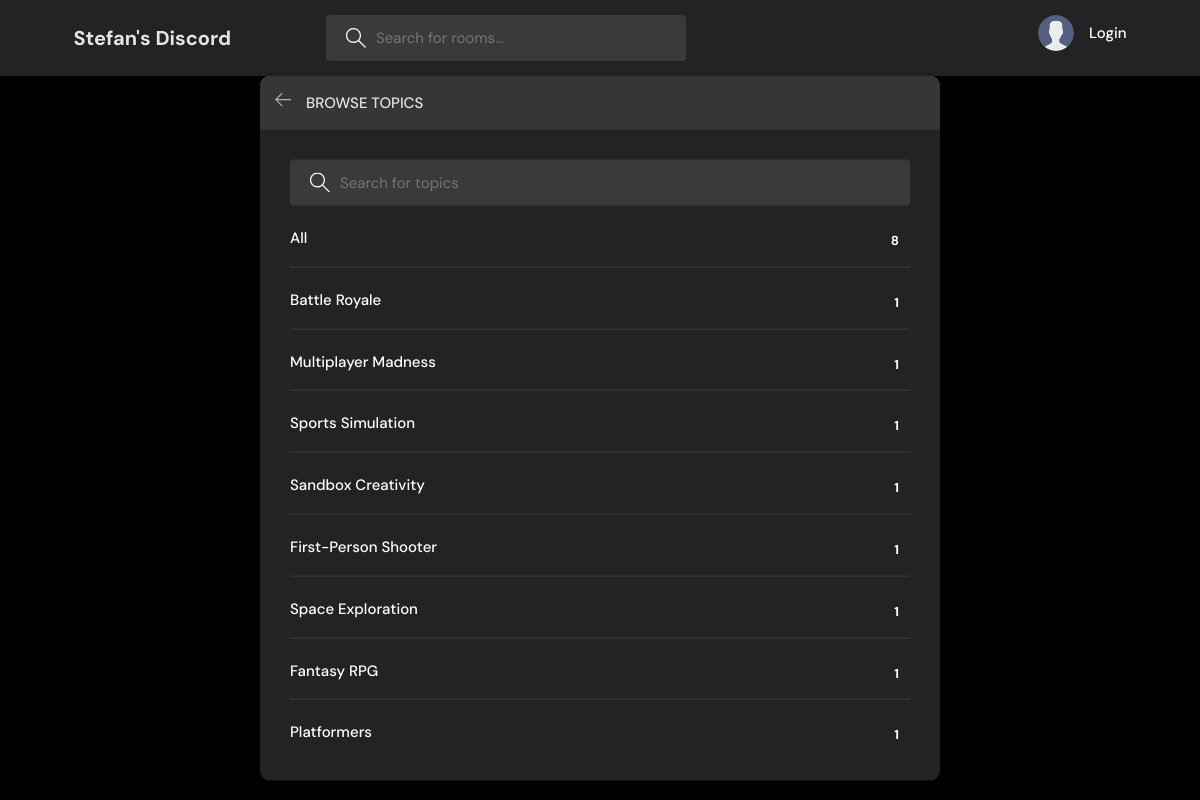
Page /topics/ on the committed database.
### base/models.py (models this page shows, shortened)
class Topic(models.Model):
    name = models.CharField(max_length=200)

### base/views.py (the view)
# urls.py: path('topics/', views.topicsPage, name="topics"),
def topicsPage(request):
    if request.GET.get('q') != None:
        q= request.GET.get('q')
    else:
        q = ''
    topics = Topic.objects.filter(name__icontains=q)
    return render(request, 'base/topics.html', {'topics': topics})

### base/templates/base/topics.html (shortened to what this page needs)
{% extends 'main.html' %}
{% block content %}
<main class="create-room layout">
  <div class="container">
    <div class="layout__box">
      <div class="layout__boxHeader">
        <div class="layout__boxTitle">
          <a href="{% url 'home' %}">
            <svg version="1.1" xmlns="http://www.w3.org/2000/svg" width="32" height="32" viewBox="0 0 32 32">
              <title>arrow-left</title>
              <path
                d="M13.723 2.286l-13.723 13.714 13.719 13.714 1.616-1.611-10.96-10.96h27.625v-2.286h-27.625l10.965-10.965-1.616-1.607z">
              </path>
            </svg>
          </a>
          <h3>Browse Topics</h3>
        </div>
      </div>
      <div class="topics-page layout__body">
        <form action="" method="GET" class="header__search">
          <label>
            <input name="q" placeholder="Search for topics" />
          </label>
        </form>
        <ul class="topics__list">
          <li>
            <a href="{% url 'topics' %}" class="active">All <span>{{topics.count}}</span></a>
          </li>
          {% for topic in topics %}
          <li>
            <a href="{% url 'home'%}?q={{topic.name}}">{{topic.name}} <span>{{topic.room_set.all.count}}</span></a>
          </li>
          {% endfor %}
        </ul>
      </div>
    </div>
  </div>
</main>
{% endblock content %}

### static/styles/gameHubStyle.css (style rules this page uses)
:root { --color-main: #b3b3b3; --color-main-light: #e1f6fb; --color-dark: #232323; --color-dark-medium: #3a3a3a; --color-dark-light: #363636; --color-light: #e5e5e5; --color-gray: #ffffff; --color-light-gray: #ffffff; --color-bg: #000000; --color-success: #5dd693; --color-error: #fc4b0b; }
* { font-family: "DM Sans", -apple-system, BlinkMacSystemFont, "Segoe UI", Roboto, Oxygen, Ubuntu, Cantarell, "Open Sans", "Helvetica Neue", sans-serif; margin: 0; padding: 0; box-sizing: border-box; text-rendering: optimizeLegibility; font-size: inherit; }
html { font-size: 56.25%; }
@media only screen and (min-width: 1200px) { html { font-size: 62.5%; } }
body { line-height: 1.6; font-weight: 400; font-size: 1.5rem; color: var(--color-light-gray); background-color: var(--color-bg); min-height: 100vh; }
a { display: inline-block; color: var(--color-main); text-decoration: none; }
.container { max-width: 120rem; width: 90%; margin: auto; }
.header__search > label { background-color: var(--color-dark-medium); padding: 1.3rem 1rem; display: flex; align-items: center; gap: 1rem; border-radius: 4px; }
.header__search svg { fill: var(--color-gray); width: 2rem; height: 2rem; margin-left: 1rem; }
.header__search input { width: 30rem; background: transparent; border: none; outline: none; color: var(--color-light); }
.layout { margin-top: 2.4rem; }
.layout > .container { display: flex; justify-content: space-between; align-items: flex-start; }
.layout__box { width: 90%; max-width: 48rem; min-height: 40rem; position: absolute; top: 50%; left: 50%; transform: translate(-50%, -46%); background-color: var(--color-dark); border-radius: 1rem; box-shadow: 1px 1px 6px 3px rgba(0, 0, 0, 0.1); overflow: hidden; }
.layout__boxHeader { display: flex; padding: 1.5rem; background-color: var(--color-dark-light); }
.layout__boxTitle { display: flex; gap: 1.5rem; align-items: center; }
.layout__boxTitle h3 { text-transform: uppercase; font-weight: 500; color: var(--color-light); }
.layout__boxTitle svg { width: 1.6rem; height: 1.6rem; fill: var(--color-main); }
.layout__body { margin: 3rem; }
.topics__list { list-style: none; }
.topics__list li a { display: flex; justify-content: space-between; margin-bottom: 3rem; font-weight: 500; color: var(--color-light-gray); transition: all 0.3s ease-in-out; }
.topics__list li a.active, .topics__list li a:hover { color: var(--color-grey); }
.topics__list li a span { padding: 0.5rem 1rem; background-color: var(--color-dark); border-radius: 15px; font-size: 1.3rem; font-weight: 700; letter-spacing: 1px; }
.topics-page .topics__list li:not(:last-child) a { margin: 2rem 0; padding-bottom: 1rem; text-decoration: none; border-bottom: 1px solid var(--color-dark-medium); }
.topics-page .header__search { display: block; }
.create-room.layout .layout__box { max-width: 68rem; }

### rows in the picture
Topic: name "Battle Royale", room_set.all.count "1"
Topic: name "Multiplayer Madness", room_set.all.count "1"
Topic: name "Sports Simulation", room_set.all.count "1"
Topic: name "Sandbox Creativity", room_set.all.count "1"
Topic: name "First-Person Shooter", room_set.all.count "1"
Topic: name "Space Exploration", room_set.all.count "1"
Topic: name "Fantasy RPG", room_set.all.count "1"
Topic: name "Platformers", room_set.all.count "1"

### other values in the picture
{{ topics.count }} "8"
